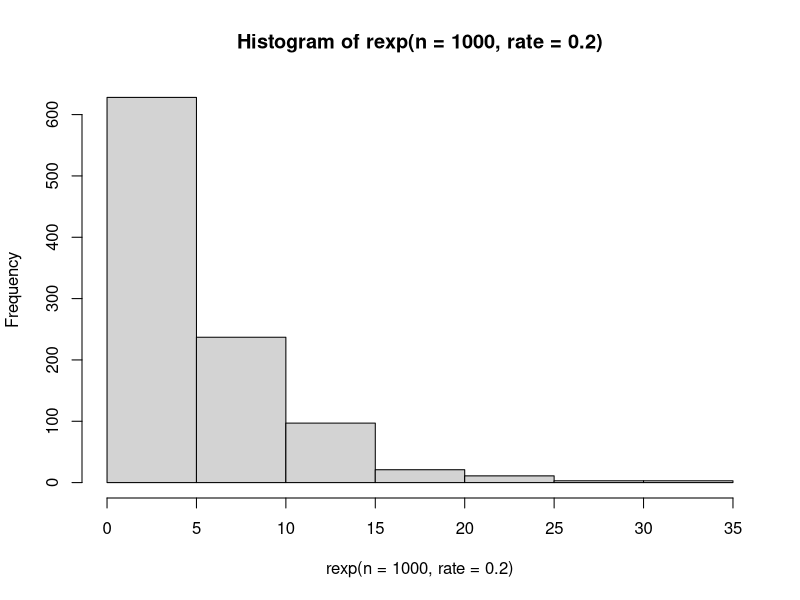
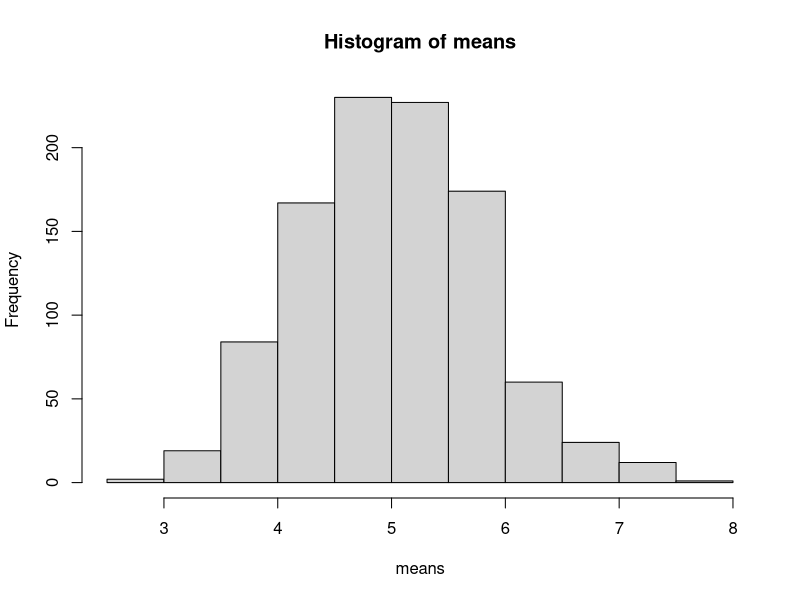

Recreate these plots in R, in order.
## ---- chunk 1
knitr::opts_chunk$set(echo = TRUE)
## ---- chunk 2
hist(rexp(n=1000,rate = .2))
## ---- chunk 3
means <- NULL
for(i in 1:1000){
        the_mean <- mean(rexp(n=40, rate = .2))
        means <- c(means, the_mean)
}
## ---- chunk 4
hist(means)
## ---- chunk 5
sam_mean <- mean(means)
## ---- chunk 6
theo_var <- (5/sqrt(40))^2
## ---- chunk 7
sam_var <- var(means)*(40/39)
## ---- chunk 8
sam_sd <- sqrt(sam_var)
one_sd <- mean(means > sam_mean - sam_sd & means < sam_mean + sam_sd)
two_sd <- mean(means > sam_mean - 2*sam_sd & means < sam_mean + 2*sam_sd)
three_sd <- mean(means > sam_mean - 3*sam_sd & means < sam_mean + 3*sam_sd)
